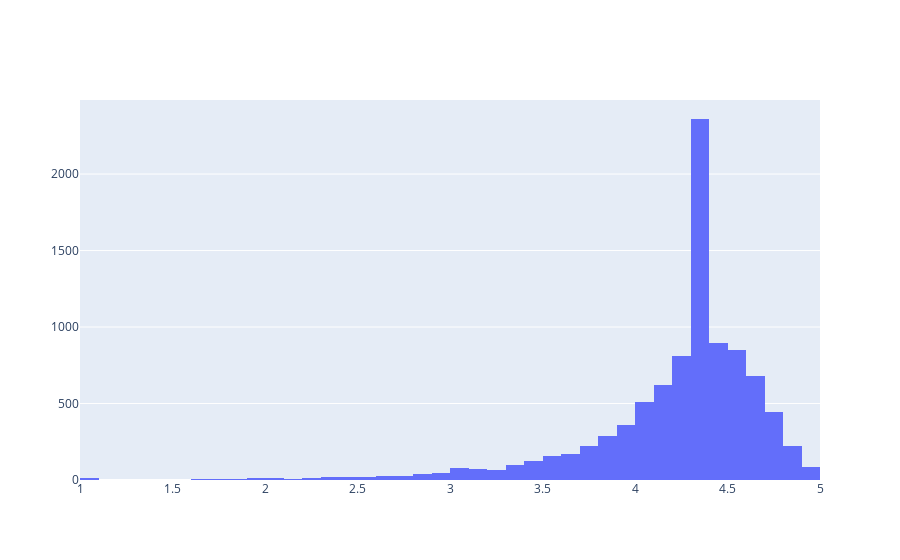

Here is the notebook cell this chart was saved with:
### Markdown cell above
### Average rating of apps
looks like replacing using the median wan't the best of ideas

### Code cell
data = [go.Histogram(
        x = df.Rating,
        xbins = {'start': 1, 'size': 0.1, 'end' :5}
)]

print('Average app rating = ', np.mean(df['Rating']))
plotly.offline.iplot(data, filename='overall_rating_distribution')

### Figure 1 — Plotly figure (JSON) as saved in the notebook; plotly's stock layout.template omitted (floating-point values rounded to 4 significant figures; data arrays with more than 128 entries replaced by an {"elided": "..."} marker saying what was removed)
{"data": [{"x": {"elided": "9659 float values"}, "xbins": {"end": 5, "size": 0.1, "start": 1}, "type": "histogram"}], "layout": {}}
